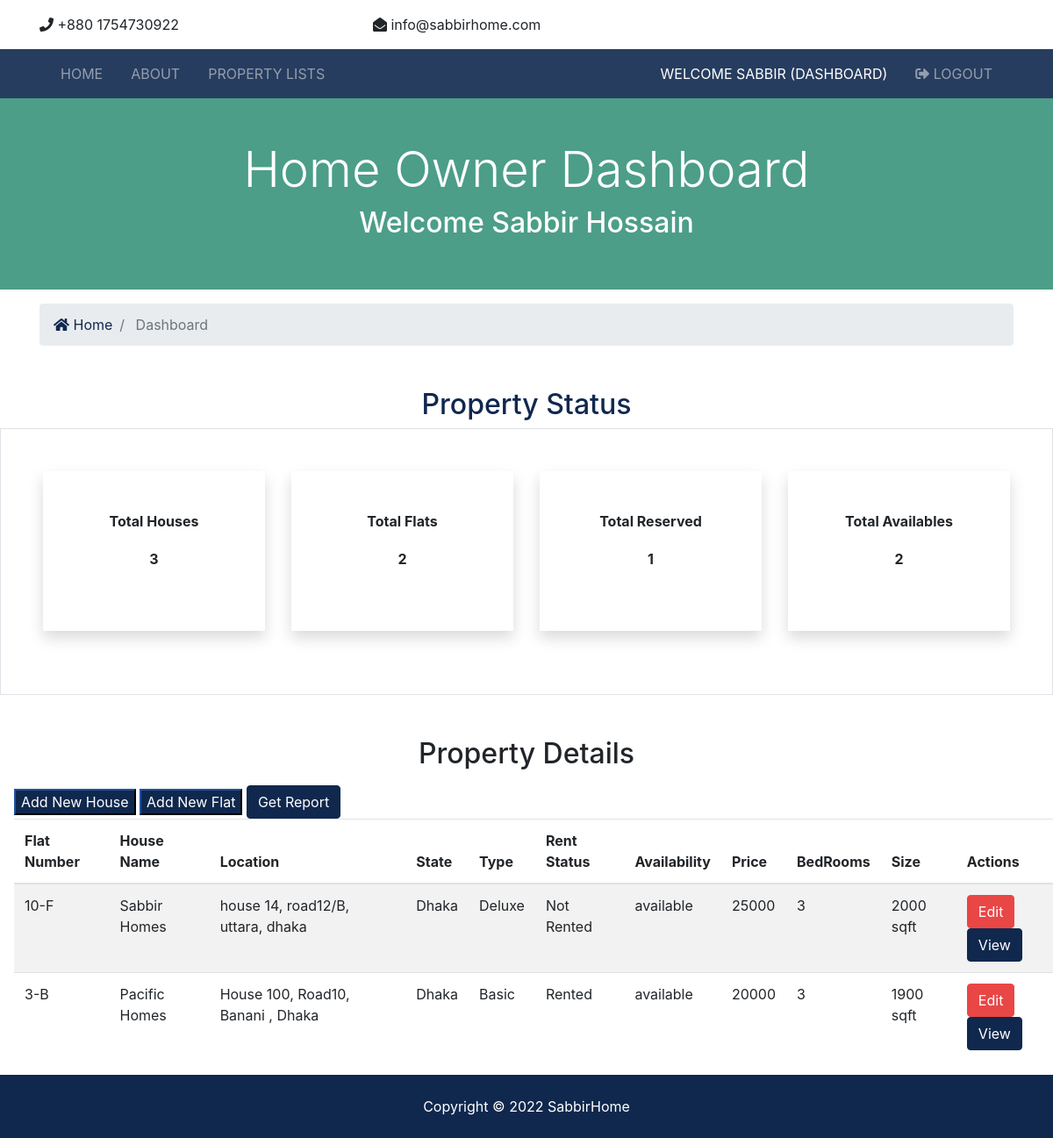
Screenshot of /dashboard/homeowner/ (signed in) with the database file from the repository.
### accounts/models.py (models this page shows, shortened)
class CustomUser(AbstractUser):
    date_of_birth = models.DateField(verbose_name=_("Date of birth"), blank=True, null=True)
    address1 = models.CharField(verbose_name=_("Address line 1"), max_length=1024, blank=True, null=True)
    zip_code = models.CharField(verbose_name=_("Postal Code"), max_length=12, blank=True, null=True)
    city = models.CharField(verbose_name=_("City"), max_length=1024, blank=True, null=True)
    country = CountryField(blank=True, null=True)
    phone_regex = RegexValidator(regex=r"^\+(?:[0-9]●?){6,14}[0-9]$", message=_("Enter a valid international mobile phone number starting with +(country code)"))
    mobile_phone = models.CharField(validators=[phone_regex], verbose_name=_("Mobile phone"), max_length=17, blank=True, null=True)
    photo = models.ImageField(verbose_name=_("Photo"), upload_to='photos/', default='photos/default-user-avatar.png')
    class Meta:
        ordering = ['last_name']

### flats/models.py (models this page shows, shortened)
class Flat(models.Model):
    FLAT_STATUS = (
    ("1", "available"),
    ("2", "not available"),
    )
    FLAT_TYPE = (
    ("1", "Premium"),
    ("2", "Deluxe"),
    ("3","Basic"),
    )
    id = models.AutoField(primary_key=True)
    house= models.ForeignKey(House, on_delete = models.CASCADE)
    flat_type = models.CharField(max_length=50,choices = FLAT_TYPE)
    price = models.IntegerField()
    status = models.CharField(choices =FLAT_STATUS,max_length = 15)
    flatnumber = models.CharField(max_length=20)
    description = models.TextField(blank=True)
    bedrooms = models.IntegerField()
    bathrooms = models.DecimalField(max_digits=2, decimal_places=1)
    garage = models.IntegerField(default=0)
    sqft = models.IntegerField()
    rent_status = models.BooleanField(default=True)
    photo_main = models.ImageField(upload_to='photos/%Y/%m/%d/')
    photo_1 = models.ImageField(upload_to='photos/%Y/%m/%d/', blank=True)
    photo_2 = models.ImageField(upload_to='photos/%Y/%m/%d/', blank=True)
    photo_3 = models.ImageField(upload_to='photos/%Y/%m/%d/', blank=True)
    photo_4 = models.ImageField(upload_to='photos/%Y/%m/%d/', blank=True)
    photo_5 = models.ImageField(upload_to='photos/%Y/%m/%d/', blank=True)
    photo_6 = models.ImageField(upload_to='photos/%Y/%m/%d/', blank=True)

### houses/models.py (models this page shows, shortened)
class House(models.Model):
    id = models.AutoField(primary_key=True)
    name = models.CharField(max_length=30,null=True)
    owner = models.ForeignKey(CustomUser, blank=True, null=True, on_delete=models.CASCADE)
    location = models.CharField(max_length=50)
    state = models.CharField(max_length=50,null=True)
    zipcode = models.CharField(max_length=50,null=True)
    country = models.CharField(max_length=50,null=True)
    photo=models.ImageField(upload_to='hotel/', null=True, blank=True)

### dashboard/views.py (the view)
# urls.py: path('homeowner/', views.hodash, name='hodash'),
@login_required()
@user_passes_test(lambda u: u.groups.filter(name='Home_owner').exists())
def hodash(request):
    user = request.user
    houses = House.objects.filter(owner=user)
    totall_flats = []
    total_reserved = []
    for house in houses:
        flats = Flat.objects.filter(house=house)
        for flat in flats:
            reserved = Reservation.objects.order_by('-id').filter(flat=flat)
            total_reserved += reserved
        totall_flats += flats
    flats_length = len(totall_flats)
    available_flats = Flat.objects.filter(rent_status=True)
    context = {
        'houses':houses,
        'houses_length':len(houses),
        'flats':totall_flats,
        'flats_length':flats_length,
        'available_flats':available_flats,
        'length_available_flats':len(available_flats),
        'reserved':total_reserved,
        'reserved_length':len(total_reserved),
    }
    return render(request, 'dashboard/hodash.html', context)

### flats/templatetags/app_tags.py (called while the page is built)
@register.filter(name='has_group')
def has_group(user, group_name):
    group = Group.objects.get(name=group_name)
    return True if group in user.groups.all() else False

### templates/dashboard/hodash.html (shortened to what this page needs)
{% extends 'base.html' %}
{%load app_tags%}
{% block content %}
<section id="showcase-inner" class="py-5 text-white">
    <div class="container">
      <div class="row text-center">
        <div class="col-md-12">
          <h1 class="display-4">Home Owner Dashboard</h1>
          <h2>Welcome {{ user.first_name }}</h2>
        </div>
      </div>
    </div>
  </section>
  <section id="bc" class="mt-3">
    <div class="container">
      <nav aria-label="breadcrumb">
        <ol class="breadcrumb">
          <li class="breadcrumb-item">
            <a href="{% url 'index' %}">
              <i class="fas fa-home"></i> Home</a>
          </li>
          <li class="breadcrumb-item active"> Dashboard</li>
        </ol>
      </nav>
    </div>
  </section>
  <section class="my-5">
    <h2 class="text-center text-primary">Property Status</h2>
    <div class="container-fluid px-5 py-5 border">
      <div class="row">
        <div class="col-xl-3 col-lg-6 col-sm-12 mb-4">
          <div class="bg-white rounded-lg p-5 shadow">
            <h2 class="h6 font-weight-bold text-center mb-4">Total Houses</h2>
           <h4 class="h6 font-weight-bold text-center mb-4">{{houses_length}}</h4>
          </div>
        </div>
        <div class="col-xl-3 col-lg-6 col-sm-12 mb-4">
          <div class="bg-white rounded-lg p-5 shadow">
            <h2 class="h6 font-weight-bold text-center mb-4">Total Flats</h2>
            <h4 class="h6 font-weight-bold text-center mb-4">{{flats_length}}</h4>
          </div>
        </div>
        <div class="col-xl-3 col-lg-6 col-sm-12 mb-4">
          <div class="bg-white rounded-lg p-5 shadow">
            <h2 class="h6 font-weight-bold text-center mb-4">Total Reserved</h2>
            <h4 class="h6 font-weight-bold text-center mb-4">{{reserved_length}}</h4>
          </div>
        </div>
        <div class="col-xl-3 col-lg-6 col-sm-12 mb-4">
          <div class="bg-white rounded-lg p-5 shadow">
            <h2 class="h6 font-weight-bold text-center mb-4">
              Total Availables
            </h2>
            <h4 class="h6 font-weight-bold text-center mb-4">{{length_available_flats}}</h4>
          </div>
        </div>
      </div>
    </div>
  </section>
  <h2 class="text-center pb-2">Property Details</h2>
  <button
    class="btn-group btn-primary ml-3"
    data-toggle="modal"
    data-target="#newlocation"
  >
    Add New House
  </button>
  <button
    class="btn-group btn-primary"
    data-toggle="modal"
    data-target="#newroom"
  >
    Add New Flat
  </button>
  <a href="{% url 'pdfreport' %}">
    <button class="btn btn-primary">Get Report</button></a>
  <table class="table table-striped ml-3 mb-3">
    <thead>
      <th>Flat Number</th>
      <th>House Name</th>
      <th>Location</th>
      <th>State</th>
      <th>Type</th>
      <th>Rent Status</th>
      <th>Availability</th>
      <th>Price</th>
      <th>BedRooms</th>
      <th>Size</th>
      <th colspan="2">Actions</th>
    </thead>
    {% if flats %}
    {% for flat in flats %}
    <tr>
      <td>{{flat.flatnumber}}</td>
      <td>{{flat.house.name}}</td>
      <td>{{flat.house.location}}</td>
      <td>{{flat.house.state}}</td>
      <td>{{flat.get_flat_type_display}}</td>
      {% if flat.rent_status %}
      <td>Not Rented</td>
      {% else %}
      <td>Rented</td>
      {% endif %}
      <td>{{flat.get_status_display}}</td>
      <td>{{flat.price}}</td>
      <td>{{flat.bedrooms}}</td>
      <td>{{flat.sqft}} sqft</td>
      <td colspan="2">
        <a href="{% url 'editflat' flat.id %}"
          ><button class="btn btn-danger">Edit</button></a>
        <a href="{% url 'vieworder' flat.id %}">
          <button class="btn btn-primary">View</button></a>
      </td>
    </tr>
    {% endfor %}
    {% endif %}
  </table>
  {% endblock %}

### templates/partials/_navbar.html (shortened to what this page needs)
{% load static %}
{% load app_tags %}
<nav class="navbar navbar-expand-lg navbar-dark bg-primary sticky-top">
    <div class="container">
      <div class="collapse navbar-collapse" id="navbarNavAltMarkup">
        <ul class="navbar-nav">
          <li
            {% if '/' == request.path %}
              class="nav-item active mr-3"
            {% else %}
              class="nav-item mr-3"
            {% endif %}
          >
            <a class="nav-link" href="{% url 'index' %}">Home</a>
          </li>
          <li
            {% if 'about' in request.path %}
              class="nav-item active mr-3"
            {% else %}
              class="nav-item mr-3"
            {% endif %}
          >
            <a class="nav-link" href="{% url 'about' %}">About</a>
          </li>
          <li
            {% if 'listings' in request.path %}
              class="nav-item active mr-3"
            {% else %}
              class="nav-item mr-3"
            {% endif %}
          >
            <a class="nav-link" href="{% url 'flats' %}">Property Lists</a>
          </li>
        </ul>
        <ul class="navbar-nav ml-auto">
          {% if user.is_authenticated %}
            <li
            {% if 'dashboard' in request.path %}
              class="nav-item active mr-3"
            {% else %}
              class="nav-item mr-3"
            {% endif %}
            >
            {% if request.user|has_group:"user" %}
              <a class="nav-link" href="{% url 'userdash' %}">
               Welcome {{ user.username }} (Dashboard)</a>
            </li>
            {% elif request.user|has_group:"Home_owner" %}
            <a class="nav-link" href="{% url 'hodash' %}">
              Welcome {{ user.username }} (Dashboard)</a>
           </li>
           {% endif %}
            <li class="nav-item mr-3">
              <a href="javascript:{document.getElementById('logout').submit()}" class="nav-link">
                <i class="fas fa-sign-out-alt"></i> Logout
              </a>
            </li>
          {% endif %}
        </ul>
      </div>
    </div>
  </nav>

### static/css/all.css (style rules this page uses)
.fa, .fas, .far, .fal, .fab { -moz-osx-font-smoothing: grayscale; -webkit-font-smoothing: antialiased; display: inline-block; font-style: normal; font-variant: normal; text-rendering: auto; line-height: 1; }
.fa-home:before { content: "\f015"; }
.fa-sign-out-alt:before { content: "\f2f5"; }
.fa, .fas { font-family: 'Font Awesome 5 Free'; font-weight: 900; }

### static/css/style.css (style rules this page uses)
.navbar { opacity: 0.9; text-transform: uppercase; }
#showcase-inner { background: url(../img/building.jpg) no-repeat top center fixed/cover; position: relative; overflow: hidden; min-height: 200px; }
#showcase-inner::before { content: ''; position: absolute; top: 0; left: 0; min-height: 100%; width: 100%; background: rgba(32, 134, 107, 0.8); }

### rows the page displays
CustomUser: username "SABBIR", first_name "Sabbir Hossain"
Flat: flatnumber "10-F", house.name "Sabbir Homes", house.location "house 14, road12/B, uttara, dhaka", house.state "Dhaka", flat_type "Deluxe", rent_status "Not Rented", status "available", price "25000", bedrooms "3", sqft "2000"
Flat: flatnumber "3-B", house.name "Pacific Homes", house.location "House 100, Road10, Banani , Dhaka", house.state "Dhaka", flat_type "Basic", rent_status "Rented", status "available", price "20000", bedrooms "3", sqft "1900"

### other values shown
{{ houses_length }} "3"
{{ flats_length }} "2"
{{ reserved_length }} "1"
{{ length_available_flats }} "2"
